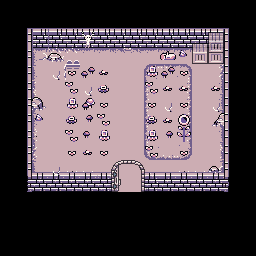

The image is a tile-based game level rendered from a .tmx file. Its description and complete source (layers, tilesets, objects, tile grids) follow:
An orthogonal 16x16 tile map with 16x16 px tiles, 6 tile layers (Suelo, Paredes, DecoArriba, vallas, ...), 5 tilesets.

<map version="1.10" tiledversion="1.10.0" orientation="orthogonal" renderorder="right-down" width="16" height="16" tilewidth="16" tileheight="16" infinite="0" nextlayerid="7" nextobjectid="1">
 <tileset firstgid="1" source="f.tsx" />
 <tileset firstgid="577" source="naturaleza.tsx" />
 <tileset firstgid="597" source="piedras.tsx" />
 <tileset firstgid="613" source="g.tsx" />
 <tileset firstgid="1189" source="valla.tsx" />
 <layer id="2" name="Suelo" width="16" height="16">
  <data encoding="csv">
0,0,0,0,0,0,0,0,0,0,0,0,0,0,0,0,
0,0,0,0,0,0,0,0,0,0,0,0,0,0,0,0,
0,0,0,0,0,392,0,0,0,0,0,0,0,0,0,0,
0,0,234,73,73,235,235,235,73,235,235,235,75,236,0,0,
0,0,1610612971,181,184,184,184,184,181,466,3221226551,2684355026,184,2684354633,0,0,
0,0,1610612811,181,184,181,184,184,181,2684355027,181,1610613203,184,2684354795,0,0,
0,0,1610612971,181,184,181,184,184,181,2684355027,181,1610613203,184,2684354795,0,0,
0,0,1610612971,181,184,181,184,182,183,2684355027,181,1610613203,184,2684354795,0,0,
0,0,1610612810,181,184,184,184,181,181,2684355027,181,1610613203,184,2684354795,0,0,
0,0,1610612809,181,184,184,184,184,181,1610613202,1079,3221225938,184,2684354635,0,0,
0,0,270,3221225547,3221225546,3221225545,184,181,181,3221225547,3221225547,3221225546,3221225545,272,0,0,
0,0,0,0,0,0,0,111,111,0,0,0,0,0,0,0,
0,0,0,0,0,0,0,0,0,0,0,0,0,0,0,0,
0,0,0,0,0,0,0,0,0,0,0,0,0,0,0,0,
0,0,0,0,0,0,0,0,0,0,0,0,0,0,0,0,
0,0,0,0,0,0,0,0,0,0,0,0,0,0,0,0
</data>
 </layer>
 <layer id="1" name="Paredes" width="16" height="16">
  <data encoding="csv">
0,0,0,0,0,0,0,0,0,0,0,0,0,0,0,0,
0,17,1,1,2,2,2,2,2,2,2,2,2,3,19,0,
0,53,37,37,38,38,38,38,38,38,38,38,38,39,55,0,
0,89,0,0,0,0,0,839,840,0,0,0,0,0,55,0,
0,89,0,0,0,0,0,0,0,0,0,0,0,0,55,0,
0,89,0,0,0,0,0,0,0,0,0,0,0,0,55,0,
0,89,0,0,0,0,0,0,0,0,0,0,0,0,55,0,
0,89,0,0,0,0,0,0,0,0,0,0,0,0,55,0,
0,89,0,0,0,0,0,0,0,0,0,0,0,0,55,0,
0,89,0,0,0,0,0,0,0,0,0,0,0,0,55,0,
0,89,18,18,18,18,18,0,0,18,18,18,18,18,91,0,
0,125,54,54,54,54,54,0,0,54,54,54,54,54,127,0,
0,0,0,0,0,0,0,0,0,0,0,0,0,0,0,0,
0,0,0,0,0,0,0,0,0,0,0,0,0,0,0,0,
0,0,0,0,0,0,0,0,0,0,0,0,0,0,0,0,
0,0,0,0,0,0,0,0,0,0,0,0,0,0,0,0
</data>
 </layer>
 <layer id="3" name="DecoArriba" width="16" height="16">
  <data encoding="csv">
0,0,0,0,0,0,0,0,0,0,0,0,0,0,0,0,
0,0,0,0,0,0,0,0,0,0,0,0,0,0,0,0,
0,0,0,0,0,392,0,0,0,0,0,0,0,0,0,0,
0,0,602,603,0,0,0,0,0,0,585,583,0,0,0,0,
0,0,0,536871514,581,580,590,0,0,589,580,581,0,0,0,0,
0,0,0,0,582,536871514,587,0,0,582,590,590,0,590,0,0,
0,0,612,0,589,577,581,0,0,581,536871514,581,0,536871514,0,0,
0,0,583,0,591,2147484227,582,0,0,591,590,588,0,2147484256,0,0,
0,0,0,0,582,579,589,0,0,589,2147484227,592,0,0,0,0,
0,0,0,0,581,590,581,0,0,582,0,581,0,0,0,0,
0,0,0,536871514,0,0,0,0,0,0,0,0,0,601,0,0,
0,0,0,0,0,0,0,0,0,0,0,0,0,0,0,0,
0,0,0,0,0,0,0,0,0,0,0,0,0,0,0,0,
0,0,0,0,0,0,0,0,0,0,0,0,0,0,0,0,
0,0,0,0,0,0,0,0,0,0,0,0,0,0,0,0,
0,0,0,0,0,0,0,0,0,0,0,0,0,0,0,0
</data>
 </layer>
 <layer id="6" name="vallas" width="16" height="16">
  <data encoding="csv">
0,0,0,0,0,0,0,0,0,0,0,0,0,0,0,0,
0,0,0,0,0,0,0,0,0,0,0,0,0,0,0,0,
0,0,0,0,0,0,0,0,0,0,0,0,0,0,0,0,
0,0,0,0,1193,0,0,0,0,0,0,0,0,0,0,0,
0,0,0,0,1197,0,0,0,0,0,0,0,0,0,0,0,
0,0,0,0,1201,0,0,0,0,0,0,0,0,0,0,0,
0,0,0,0,1205,0,0,0,0,0,0,0,0,0,0,0,
0,0,0,0,1201,0,0,0,0,0,0,0,0,0,0,0,
0,0,0,0,1205,0,0,0,0,0,0,0,0,0,0,0,
0,0,0,0,0,0,0,0,0,0,0,0,0,0,0,0,
0,0,0,0,0,0,0,0,0,0,0,0,0,0,0,0,
0,0,0,0,0,0,0,0,0,0,0,0,0,0,0,0,
0,0,0,0,0,0,0,0,0,0,0,0,0,0,0,0,
0,0,0,0,0,0,0,0,0,0,0,0,0,0,0,0,
0,0,0,0,0,0,0,0,0,0,0,0,0,0,0,0,
0,0,0,0,0,0,0,0,0,0,0,0,0,0,0,0
</data>
 </layer>
 <layer id="4" name="Extra" width="16" height="16" opacity="0.74">
  <data encoding="csv">
0,0,0,0,0,0,0,0,0,0,0,0,0,0,0,0,
0,0,0,0,0,0,0,0,0,0,0,0,0,0,0,0,
0,0,0,0,0,0,0,0,0,0,0,0,222,223,0,0,
0,0,0,0,0,0,0,0,0,0,0,0,258,259,0,0,
0,0,0,0,0,0,0,0,0,0,0,0,0,0,0,0,
0,0,0,0,0,0,0,0,0,0,0,0,0,0,0,0,
0,0,0,0,0,0,0,0,0,0,0,0,0,0,0,0,
0,0,0,0,0,0,0,0,0,0,0,0,0,0,0,0,
0,0,0,0,0,0,0,0,0,0,0,0,0,0,0,0,
0,0,0,0,0,0,0,0,0,0,0,0,0,0,0,0,
0,0,0,0,0,0,59,0,0,62,0,0,0,0,0,0,
0,0,0,0,0,0,95,0,0,98,0,0,0,0,0,0,
0,0,0,0,0,0,0,0,0,0,0,0,0,0,0,0,
0,0,0,0,0,0,0,0,0,0,0,0,0,0,0,0,
0,0,0,0,0,0,0,0,0,0,0,0,0,0,0,0,
0,0,0,0,0,0,0,0,0,0,0,0,0,0,0,0
</data>
 </layer>
 <layer id="5" name="UnaPuerta" width="16" height="16" opacity="0.76">
  <data encoding="csv">
0,0,0,0,0,0,0,0,0,0,0,0,0,0,0,0,
0,0,0,0,0,0,0,0,0,0,0,0,0,0,0,0,
0,0,0,0,0,0,0,0,0,0,0,0,0,0,0,0,
0,0,0,0,0,0,0,0,0,0,0,0,0,0,0,0,
0,0,0,0,0,0,0,0,0,0,0,0,0,0,0,0,
0,0,0,0,0,0,0,0,0,0,0,0,0,0,0,0,
0,0,0,0,0,0,0,0,0,0,0,0,0,0,0,0,
0,0,0,0,0,0,0,0,0,0,0,0,0,0,0,0,
0,0,0,0,0,0,0,0,0,0,0,0,0,0,0,0,
0,0,0,0,0,0,0,0,0,0,0,0,0,0,0,0,
0,0,0,0,0,0,0,64,65,0,0,0,0,0,0,0,
0,0,0,0,0,0,0,100,101,0,0,0,0,0,0,0,
0,0,0,0,0,0,0,0,0,0,0,0,0,0,0,0,
0,0,0,0,0,0,0,0,0,0,0,0,0,0,0,0,
0,0,0,0,0,0,0,0,0,0,0,0,0,0,0,0,
0,0,0,0,0,0,0,0,0,0,0,0,0,0,0,0
</data>
 </layer>
</map>